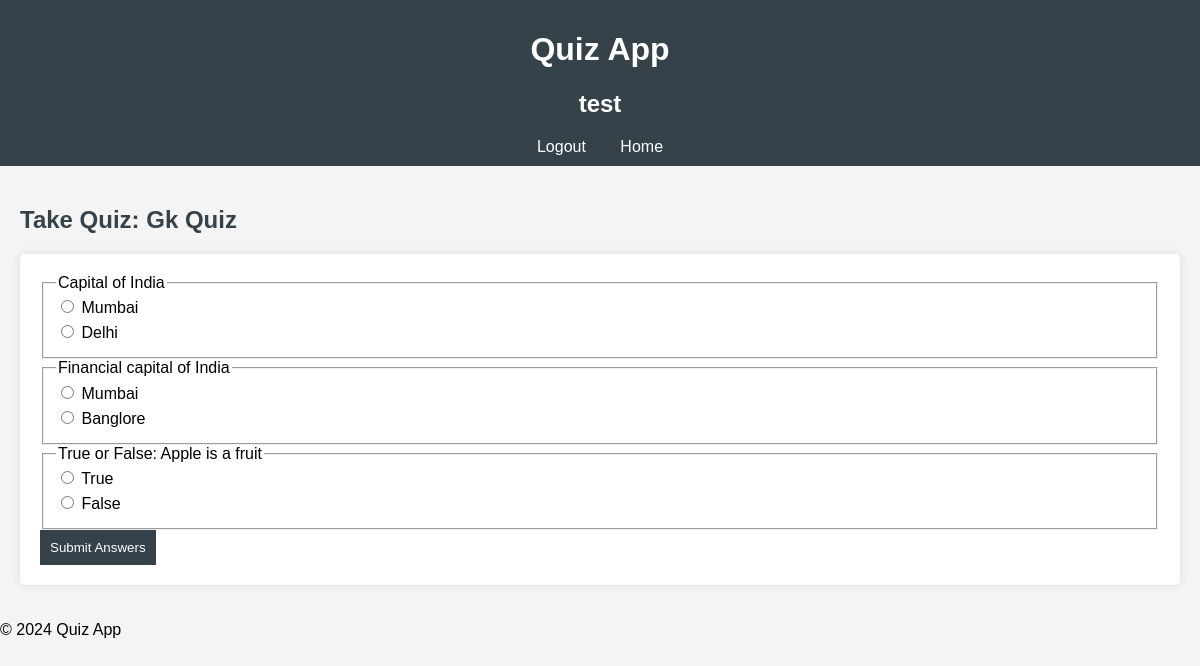
Screenshot of /17/take/ (signed in) with the database file from the repository.
### quiz/models.py (models this page shows)
class Quiz(models.Model):
    title = models.CharField(max_length=200)
    creator = models.ForeignKey(User, on_delete=models.CASCADE)

class Question(models.Model):
    quiz = models.ForeignKey(Quiz, related_name='questions', on_delete=models.CASCADE)
    question_text = models.TextField()
    option1 = models.CharField(max_length=100)
    option2 = models.CharField(max_length=100)
    answer = models.CharField(max_length=100)

### quiz/views.py (the view, shortened to what this page needs)
# urls.py: path('<int:quiz_id>/take/', views.take_quiz, name='take_quiz'),
@login_required
def take_quiz(request, quiz_id):
    quiz = get_object_or_404(Quiz, id=quiz_id)
    if quiz.creator == request.user or quiz.creator.is_staff:
        questions = quiz.questions.all()
        return render(request, 'take_quizz.html', {'quiz': quiz, 'questions': questions})
    else:
        return redirect('home')

### quiz/templates/take_quizz.html (shortened to what this page needs)
{% extends 'base.html' %}
{% block content %}
<h2>Take Quiz: {{ quiz.title }}</h2>
<form method="post">
    {% for question in questions %}
        <fieldset>
            <legend>{{ question.question_text }}</legend>
            <label>
                <input type="radio" name="{{ question.id }}" value="{{ question.option1 }}"> {{ question.option1 }}
            </label>
            <label>
                <input type="radio" name="{{ question.id }}" value="{{ question.option2 }}"> {{ question.option2 }}
            </label>
        </fieldset>
    {% endfor %}
    <button type="submit">Submit Answers</button>
</form>
{% endblock %}

### quiz/templates/base.html (shortened to what this page needs)
{% load static %}
<!DOCTYPE html>
<html lang="en">
<head>
    <link rel="stylesheet" href="{% static 'css/style.css' %}">
</head>
<body>
    <header>
        <h1>Quiz App</h1>
        <nav>
            {% if user.is_authenticated %}
                <h1>{{ user.username }}</h1>
                <a href="{% url 'logout' %}">Logout</a>
                <a href="{% url 'home' %}">Home</a>
            {% else %}
                <a href="{% url 'register' %}">Register</a>
            {% endif %}
        </nav>
    </header>
    <main>
        {% block content %}
        {% endblock %}
    </main>
    <footer>
        <p>&copy; 2024 Quiz App</p>
    </footer>
</body>
</html>

### quiz/static/css/style.css (style rules this page uses)
body { font-family: Arial, sans-serif; margin: 0; padding: 0; background-color: #f4f4f4; }
header { background: #35424a; color: #ffffff; padding: 10px 0; text-align: center; }
nav a { color: #ffffff; margin: 0 15px; text-decoration: none; }
main { padding: 20px; }
h2 { color: #35424a; }
form { background: #ffffff; padding: 20px; border-radius: 5px; box-shadow: 0 0 10px rgba(0, 0, 0, 0.1); }
label { display: block; margin-bottom: 5px; }
button { background: #35424a; color: #ffffff; padding: 10px; border: none; cursor: pointer; }

### rows the page displays
Quiz: title "Gk Quiz"
Question: question_text "Capital of India", option1 "Mumbai", option2 "Delhi"
Question: question_text "Financial capital of India", option1 "Mumbai", option2 "Banglore"
Question: question_text "True or False: Apple is a fruit", option1 "True", option2 "False"

### other values shown
{{ user.username }} "test"
